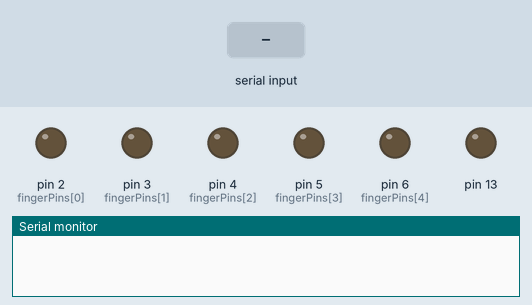
Recording of a sketch running on a simulated Arduino Uno, built with avr-gcc and run on an emulated ATmega328P. Parts: output pins drawn as LEDs (lit = HIGH), the last lines printed to the serial monitor. Inputs (shaded band) come from the test bench.

Above: at 1.2 s.
1.3 s: "90,45\n" received over Serial
At 1.5 s:
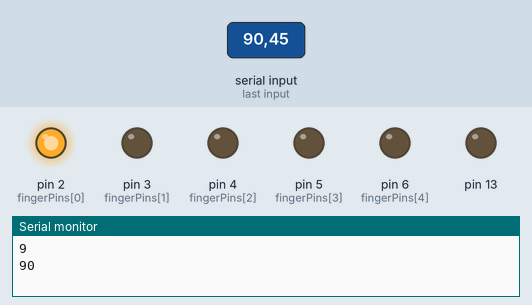
At 3.1 s:
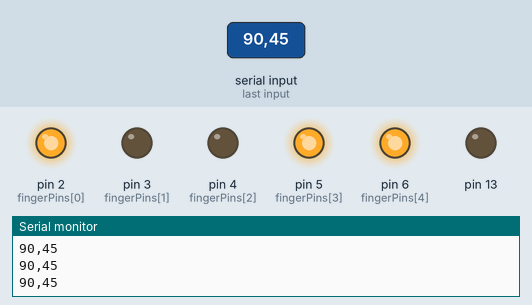
Timing chart, 0 to 4.6 s (numbered marks = the images above; inputs shaded):
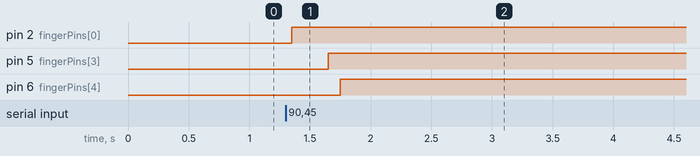

Measured:
- after the input at 1.3 s, pin 2 (fingerPins[0]): LOW → HIGH after 0.05 s; pin 5 (fingerPins[3]): LOW → HIGH after 0.35 s; pin 6 (fingerPins[4]): LOW → HIGH after 0.45 s

The sketch:

SerialReceiverLED.ino
```cpp
/* HAND DETECTION WITH INMOOV + MEDIAPIPE */

//Define servo pins for each finger

const int fingerPins[] = {2,3,4,5,6};
const int range[] = {180,180,180,180,180};

////////////////////////////////////////////
//Define data array
#define DATA_LENGTH 256
#define QUIT '#'

bool receiving = false, cleared = false;
int rxData;
char data[DATA_LENGTH];
int nextIndex = 0;
int elapsedTime;

char targetMessage[] = "pisca";

//Define data array methods
void clearData(){
  Serial.println("clearing...");
  for(int i = 0; i < DATA_LENGTH; i++){
    nextIndex = 0;
  	data[i] = 0;
  }
  cleared = true;
}

//Read data and choose action
void readData(){
  for(int i = 0; i < DATA_LENGTH; i++){
    doAction(data[i]);
  }
}

//Check if data buffer is a specified string
bool isDataString(char* target){
  bool val = false;
  int len = strLen(target);
  for(int i = 0; i < len; i++){
    if(data[i] == target[i]) val = true;
    else if(data[i] != target[i]){
      val = false;
      break;
    }
  }
  return val;
}

//Get string length
int strLen(char* str){
  int length = 0;
  while (str[length] != '\0') {
    length++;
  }

  return length;
}

//Add different actions for different character readings
bool blink = false;

void doAction(char c){
  switch(c){
   	case QUIT:
    	clearData();
    	break;
  }
}

void setup()
{
  Serial.begin(9600);
  pinMode(13, OUTPUT);


  //Initialize LEDs
  for(int i = 0; i < 5; i++){
    pinMode(fingerPins[i], OUTPUT);
  }

}

//Read serial if any input is found, store on the data array
void loop()
{
  elapsedTime = millis();

  //Get received data, check if input is detected
  rxData = Serial.read();
  if(rxData < 0){
    delay(50);
  }
  else{
    //Pass to data array, move index if full
    if(data[nextIndex] > 0) nextIndex++;
    data[nextIndex] = (char)lowByte(rxData);
    if((char)lowByte(rxData) == QUIT) clearData();
  }

  Serial.println(data);
  for(int i = 0; i < 5; i++){
    writePin(fingerPins[i],((int)data[i] - 48));
  }

  delay(100);
}

void writePin(int pin, int state){
  digitalWrite(pin, state > 0? HIGH : LOW);
}
```
